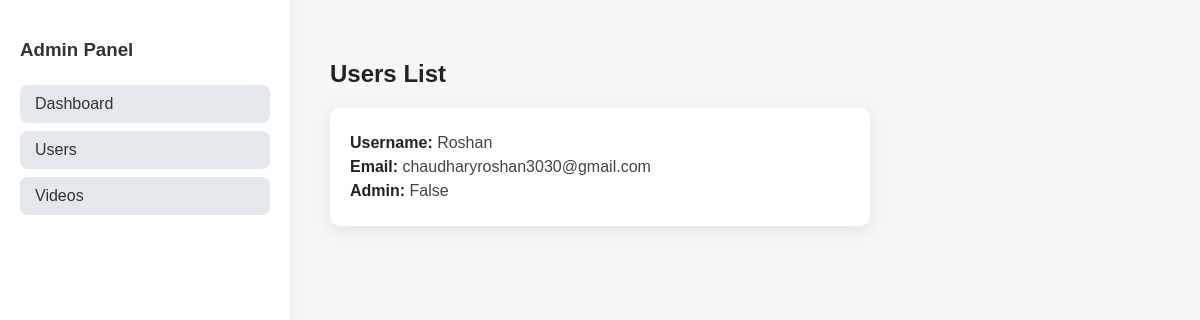
Before: /admin/users with the older database file.
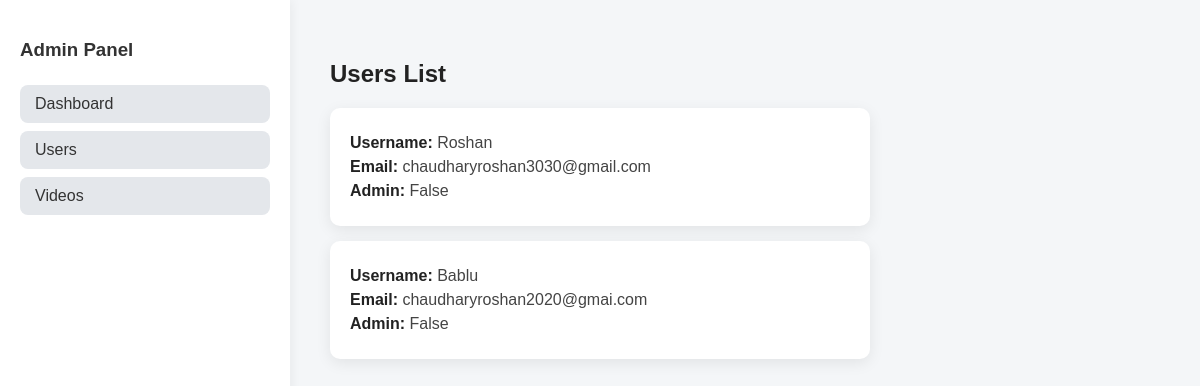
After: the same page with the newer database file.
### models/user_model.py (models this page shows)
class User(Base):
    __tablename__ = "users"
    id = Column(UUID(as_uuid=True), primary_key=True, default=uuid.uuid4, index=True)
    username = Column(String, unique=True, index=True)
    email = Column(String, unique=True, index=True)
    guardianEmail = Column(String, unique=True, index=True)
    guardianPhone = Column(String(15), unique=True, index=True)
    is_verified = Column(Boolean, index=True)
    verification_otp = Column(String(6))
    hashed_password = Column(String)
    is_admin = Column(Boolean, default=False, index=True)
    routines = relationship("Routine", back_populates="user")
    moods = relationship("Mood", back_populates="user")
    conversations = relationship("Conversation", secondary=conversation_users, back_populates="users")
    messages_sent = relationship("Message", back_populates="sender")
    ai_conversations = relationship("AiConversation", back_populates="user")

### controllers/admin_controller.py (the view)
@router.get("/users", response_class=HTMLResponse)
async def admin_users(request: Request, db: Session = Depends(get_db)):
    users = db.query(User).all()  # Fetch users from DB
    return templates.TemplateResponse("admin_users.html", {"request": request, "users": users})

### templates/admin_users.html (shortened to what this page needs)
<!DOCTYPE html>
<html>
<head>
</head>
<body>
<div class="sidebar">
    <h3>Admin Panel</h3>
    <a href="/admin/dashboard">Dashboard</a>
    <a href="/admin/users">Users</a>
    <a href="/admin/videos">Videos</a>
</div>
<div class="content">
    <h2>Users List</h2>
    {% for user in users %}
    <div class="user-card">
        <p><span>Username:</span> {{ user.username }}</p>
        <p><span>Email:</span> {{ user.email }}</p>
        <p><span>Admin:</span> {{ user.is_admin }}</p>
    </div>
    {% endfor %}
</div>
</body>
</html>

### templates/admin_users.html (style rules this page uses)
body { display: flex; font-family: Arial, sans-serif; margin: 0; background-color: #f4f6f8; }
.sidebar { width: 250px; height: 100vh; background-color: #ffffff; padding: 20px; box-shadow: 2px 0 10px rgba(0, 0, 0, 0.05); }
.sidebar h3 { margin-bottom: 1.5rem; color: #333; }
.sidebar a { display: block; padding: 10px 15px; margin: 8px 0; text-decoration: none; color: #333; background-color: #e4e7eb; border-radius: 8px; transition: background-color 0.2s; }
.content { flex-grow: 1; padding: 40px; }
.content h2 { margin-bottom: 20px; color: #222; }
.user-card { background-color: white; padding: 20px; border-radius: 10px; box-shadow: 0 4px 15px rgba(0, 0, 0, 0.08); margin-bottom: 15px; max-width: 500px; }
.user-card p { margin: 6px 0; color: #444; }
.user-card span { font-weight: bold; color: #222; }

Changed rows visible on the page:
added User: username "Bablu", email "chaudharyroshan2020@gmai.com", is_admin "False"
